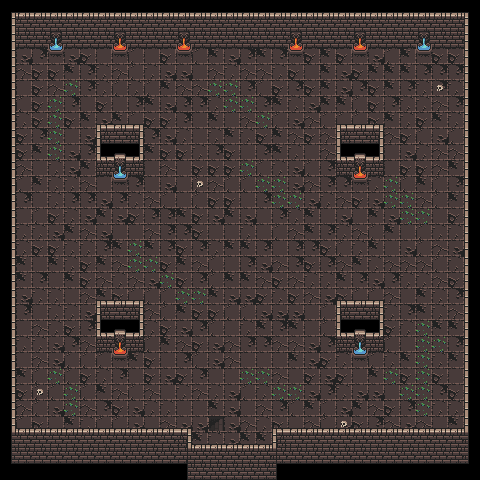

Rendered tile map (Tiled .tmx) drawn with the repository's tilesets; below, a short description and the map source with its tile grids summarised:
An orthogonal 30x30 tile map with 16x16 px tiles, 3 tile layers (back, back_over, over) and 236 objects.

<map version="1.10" tiledversion="1.10.2" orientation="orthogonal" renderorder="right-down" width="30" height="30" tilewidth="16" tileheight="16" infinite="0" nextlayerid="5" nextobjectid="274">
 <tileset firstgid="1" name="tileset" tilewidth="16" tileheight="16" tilecount="2880" columns="64">
  <image source="tileset.png" width="1024" height="720" />
  <tile id="64">
   <animation>
    <frame tileid="64" duration="200" />
    <frame tileid="69" duration="200" />
    <frame tileid="70" duration="200" />
   </animation>
  </tile>
  <tile id="128">
   <animation>
    <frame tileid="128" duration="200" />
    <frame tileid="133" duration="200" />
    <frame tileid="134" duration="200" />
   </animation>
  </tile>
  <tile id="192">
   <animation>
    <frame tileid="192" duration="150" />
    <frame tileid="197" duration="150" />
    <frame tileid="198" duration="150" />
   </animation>
  </tile>
  <tile id="256">
   <animation>
    <frame tileid="256" duration="150" />
    <frame tileid="261" duration="150" />
    <frame tileid="262" duration="150" />
   </animation>
  </tile>
 </tileset>
 <layer id="1" name="back" width="30" height="30">
  <data>[900 cells, 681 non-empty, 17 distinct tile ids]</data>
 </layer>
 <layer id="2" name="back_over" width="30" height="30">
  <data>[900 cells, 4 non-empty, 1 distinct tile ids]</data>
 </layer>
 <layer id="3" name="over" width="30" height="30">
  <data>[900 cells, 236 non-empty, 17 distinct tile ids]</data>
 </layer>
 <objectgroup id="4" name="wall">
  <object id="1" x="0" y="432" width="16" height="16" />
  <object id="2" x="0" y="448" width="16" height="16" />
  <object id="3" x="16" y="432" width="16" height="16" />
  <object id="4" x="16" y="448" width="16" height="16" />
  <object id="5" x="32" y="432" width="16" height="16" />
  <object id="6" x="32" y="448" width="16" height="16" />
  <object id="7" x="48" y="432" width="16" height="16" />
  <object id="8" x="48" y="448" width="16" height="16" />
  <object id="9" x="64" y="432" width="16" height="16" />
  <object id="10" x="64" y="448" width="16" height="16" />
  <object id="11" x="80" y="432" width="16" height="16" />
  <object id="12" x="80" y="448" width="16" height="16" />
  <object id="13" x="96" y="432" width="16" height="16" />
  <object id="14" x="96" y="448" width="16" height="16" />
  <object id="15" x="112" y="432" width="16" height="16" />
  <object id="16" x="112" y="448" width="16" height="16" />
  <object id="17" x="128" y="432" width="16" height="16" />
  <object id="18" x="128" y="448" width="16" height="16" />
  <object id="19" x="144" y="432" width="16" height="16" />
  <object id="20" x="144" y="448" width="16" height="16" />
  <object id="21" x="160" y="432" width="16" height="16" />
  <object id="22" x="160" y="448" width="16" height="16" />
  <object id="23" x="176" y="432" width="16" height="16" />
  <object id="24" x="176" y="448" width="16" height="16" />
  <object id="25" x="192" y="448" width="16" height="16" />
  <object id="26" x="192" y="464" width="16" height="16" />
  <object id="27" x="208" y="448" width="16" height="16" />
  <object id="28" x="208" y="464" width="16" height="16" />
  <object id="29" x="224" y="448" width="16" height="16" />
  <object id="30" x="224" y="464" width="16" height="16" />
  <object id="31" x="240" y="448" width="16" height="16" />
  <object id="32" x="240" y="464" width="16" height="16" />
  <object id="33" x="176" y="464" width="16" height="16" />
  <object id="34" x="256" y="448" width="16" height="16" />
  <object id="35" x="256" y="464" width="16" height="16" />
  <object id="36" x="272" y="448" width="16" height="16" />
  <object id="37" x="272" y="464" width="16" height="16" />
  <object id="38" x="288" y="432" width="16" height="16" />
  <object id="39" x="304" y="432" width="16" height="16" />
  <object id="40" x="304" y="448" width="16" height="16" />
  <object id="41" x="320" y="432" width="16" height="16" />
  <object id="42" x="320" y="448" width="16" height="16" />
  <object id="43" x="336" y="432" width="16" height="16" />
  <object id="44" x="336" y="448" width="16" height="16" />
  <object id="45" x="352" y="432" width="16" height="16" />
  <object id="46" x="352" y="448" width="16" height="16" />
  <object id="47" x="288" y="448" width="16" height="16" />
  <object id="48" x="368" y="432" width="16" height="16" />
  <object id="49" x="368" y="448" width="16" height="16" />
  <object id="50" x="384" y="432" width="16" height="16" />
  <object id="51" x="384" y="448" width="16" height="16" />
  <object id="52" x="272" y="432" width="16" height="16" />
  <object id="53" x="400" y="432" width="16" height="16" />
  <object id="54" x="416" y="432" width="16" height="16" />
  <object id="55" x="416" y="448" width="16" height="16" />
  <object id="56" x="432" y="432" width="16" height="16" />
  <object id="57" x="432" y="448" width="16" height="16" />
  <object id="58" x="448" y="432" width="16" height="16" />
  <object id="59" x="448" y="448" width="16" height="16" />
  <object id="60" x="464" y="432" width="16" height="16" />
  <object id="61" x="464" y="448" width="16" height="16" />
  <object id="62" x="400" y="448" width="16" height="16" />
  <object id="67" x="464" y="400" width="16" height="16" />
  <object id="68" x="464" y="416" width="16" height="16" />
  <object id="69" x="464" y="368" width="16" height="16" />
  <object id="70" x="464" y="384" width="16" height="16" />
  <object id="71" x="464" y="336" width="16" height="16" />
  <object id="72" x="464" y="352" width="16" height="16" />
  <object id="73" x="464" y="304" width="16" height="16" />
  <object id="74" x="464" y="320" width="16" height="16" />
  <object id="75" x="464" y="272" width="16" height="16" />
  <object id="76" x="464" y="288" width="16" height="16" />
  <object id="77" x="464" y="240" width="16" height="16" />
  <object id="78" x="464" y="256" width="16" height="16" />
  <object id="79" x="464" y="208" width="16" height="16" />
  <object id="80" x="464" y="224" width="16" height="16" />
  <object id="81" x="464" y="176" width="16" height="16" />
  <object id="82" x="464" y="192" width="16" height="16" />
  <object id="83" x="464" y="144" width="16" height="16" />
  <object id="84" x="464" y="160" width="16" height="16" />
  <object id="85" x="464" y="112" width="16" height="16" />
  <object id="86" x="464" y="128" width="16" height="16" />
  <object id="87" x="464" y="80" width="16" height="16" />
  <object id="88" x="464" y="96" width="16" height="16" />
  <object id="89" x="464" y="48" width="16" height="16" />
  <object id="90" x="464" y="64" width="16" height="16" />
  <object id="91" x="464" y="16" width="16" height="16" />
  <object id="92" x="464" y="32" width="16" height="16" />
  <object id="94" x="464" y="0" width="16" height="16" />
  <object id="97" x="0" y="400" width="16" height="16" />
  <object id="98" x="0" y="416" width="16" height="16" />
  <object id="99" x="0" y="368" width="16" height="16" />
  <object id="100" x="0" y="384" width="16" height="16" />
  <object id="101" x="0" y="336" width="16" height="16" />
  <object id="102" x="0" y="352" width="16" height="16" />
  <object id="103" x="0" y="304" width="16" height="16" />
  <object id="104" x="0" y="320" width="16" height="16" />
  <object id="105" x="0" y="272" width="16" height="16" />
  <object id="106" x="0" y="288" width="16" height="16" />
  <object id="107" x="0" y="240" width="16" height="16" />
  <object id="108" x="0" y="256" width="16" height="16" />
  <object id="109" x="0" y="208" width="16" height="16" />
  <object id="110" x="0" y="224" width="16" height="16" />
  <object id="111" x="0" y="176" width="16" height="16" />
  <object id="112" x="0" y="192" width="16" height="16" />
  <object id="113" x="0" y="144" width="16" height="16" />
  <object id="114" x="0" y="160" width="16" height="16" />
  </objectgroup>
</map>
<!-- 129 of 236 objects omitted -->
